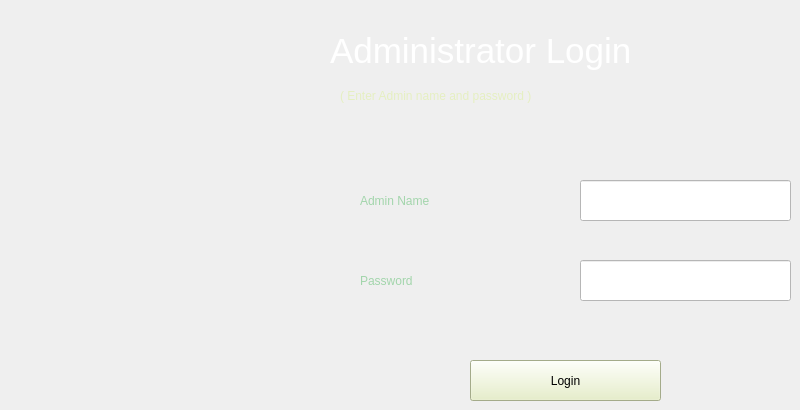
    <widget class="QWidget" name="tab">
     <attribute name="title">
      <string>Login</string>
     </attribute>
     <widget class="QLabel" name="label_2">
      <property name="geometry">
       <rect>
        <x>330</x>
        <y>0</y>
        <width>391</width>
        <height>101</height>
       </rect>
      </property>
      <property name="font">
       <font>
        <family>MS Shell Dlg 2</family>
        <pointsize>26</pointsize>
        <weight>9</weight>
        <italic>false</italic>
        <bold>false</bold>
       </font>
      </property>
      <property name="styleSheet">
       <string notr="true">color: rgb(255, 255, 255);
font: 75 26pt &quot;MS Shell Dlg 2&quot;;</string>
      </property>
      <property name="text">
       <string>Administrator Login</string>
      </property>
     </widget>
     <widget class="QLabel" name="label_3">
      <property name="geometry">
       <rect>
        <x>360</x>
        <y>180</y>
        <width>201</width>
        <height>41</height>
       </rect>
      </property>
      <property name="styleSheet">
       <string notr="true">color: rgb(162, 213, 171);
font: 75 18pt &quot;MS Shell Dlg 2&quot;;
</string>
      </property>
      <property name="text">
       <string>Admin Name</string>
      </property>
     </widget>
     <widget class="QLineEdit" name="tb01">
      <property name="geometry">
       <rect>
        <x>580</x>
        <y>180</y>
        <width>211</width>
        <height>41</height>
       </rect>
      </property>
      <property name="styleSheet">
       <string notr="true">background-color: rgb(255, 255, 255);</string>
      </property>
      <property name="inputMask">
       <string notr="true"/>
      </property>
      <property name="text">
       <string notr="true"/>
      </property>
     </widget>
     <widget class="QLabel" name="label_5">
      <property name="geometry">
       <rect>
        <x>30</x>
        <y>150</y>
        <width>251</width>
        <height>201</height>
       </rect>
      </property>
      <property name="text">
       <string/>
      </property>
      <property name="pixmap">
       <pixmap>download.png</pixmap>
      </property>
     </widget>
     <widget class="QLabel" name="label_6">
      <property name="geometry">
       <rect>
        <x>360</x>
        <y>260</y>
        <width>201</width>
        <height>41</height>
       </rect>
      </property>
      <property name="styleSheet">
       <string notr="true">color: rgb(162, 213, 171);
font: 75 18pt &quot;MS Shell Dlg 2&quot;;
</string>
      </property>
      <property name="text">
       <string>Password</string>
      </property>
     </widget>
     <widget class="QLineEdit" name="tb02">
      <property name="geometry">
       <rect>
        <x>580</x>
        <y>260</y>
        <width>211</width>
        <height>41</height>
       </rect>
      </property>
      <property name="styleSheet">
       <string notr="true">background-color: rgb(255, 255, 255);</string>
      </property>
      <property name="inputMask">
       <string/>
      </property>
      <property name="text">
       <string/>
      </property>
      <property name="echoMode">
       <enum>QLineEdit::Password</enum>
      </property>
     </widget>
     <widget class="QLabel" name="l01">
      <property name="geometry">
       <rect>
        <x>340</x>
        <y>80</y>
        <width>431</width>
        <height>31</height>
       </rect>
      </property>
      <property name="styleSheet">
       <string notr="true">color: rgb(229, 239, 193);
font: 75 14pt &quot;MS Serif&quot;;</string>
      </property>
      <property name="text">
       <string>( Enter Admin name and password )</string>
      </property>
     </widget>
     <widget class="QPushButton" name="b01">
      <property name="geometry">
       <rect>
        <x>470</x>
        <y>360</y>
        <width>191</width>
        <height>41</height>
       </rect>
      </property>
      <property name="styleSheet">
       <string notr="true">background-color: rgb(229, 239, 193);
font: 15pt &quot;Modern No. 20&quot;;
</string>
      </property>
      <property name="text">
       <string>Login</string>
      </property>
     </widget>
    </widget>
